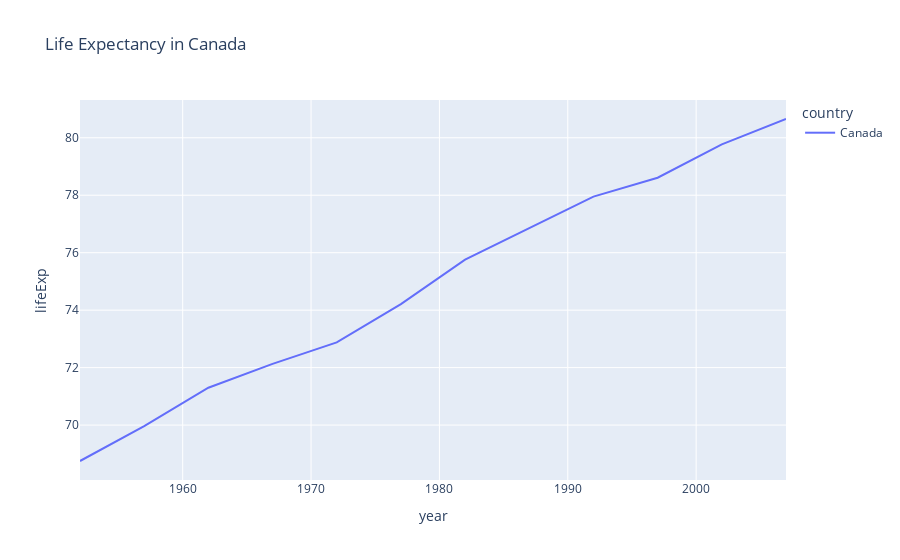

Source (notebook cell):
### Code cell
import plotly.express as px

df=px.data.gapminder().query("country=='Canada'")
fig = px.line(df, x="year", y="lifeExp", color = 'country', title="Life Expectancy in Canada")
fig.show()

### Figure 1 — Plotly figure (JSON) as saved in the notebook; plotly's stock layout.template omitted (floating-point values rounded to 4 significant figures)
{"data": [{"hovertemplate": "country=Canada<br>year=%{x}<br>lifeExp=%{y}<extra></extra>", "legendgroup": "Canada", "line": {"color": "#636efa", "dash": "solid"}, "mode": "lines", "name": "Canada", "orientation": "v", "showlegend": true, "type": "scatter", "x": [1952, 1957, 1962, 1967, 1972, 1977, 1982, 1987, 1992, 1997, 2002, 2007], "xaxis": "x", "y": [68.75, 69.96, 71.3, 72.13, 72.88, 74.21, 75.76, 76.86, 77.95, 78.61, 79.77, 80.65], "yaxis": "y"}], "layout": {"legend": {"title": {"text": "country"}, "tracegroupgap": 0}, "title": {"text": "Life Expectancy in Canada"}, "xaxis": {"anchor": "y", "domain": [0, 1], "title": {"text": "year"}}, "yaxis": {"anchor": "x", "domain": [0, 1], "title": {"text": "lifeExp"}}}}
